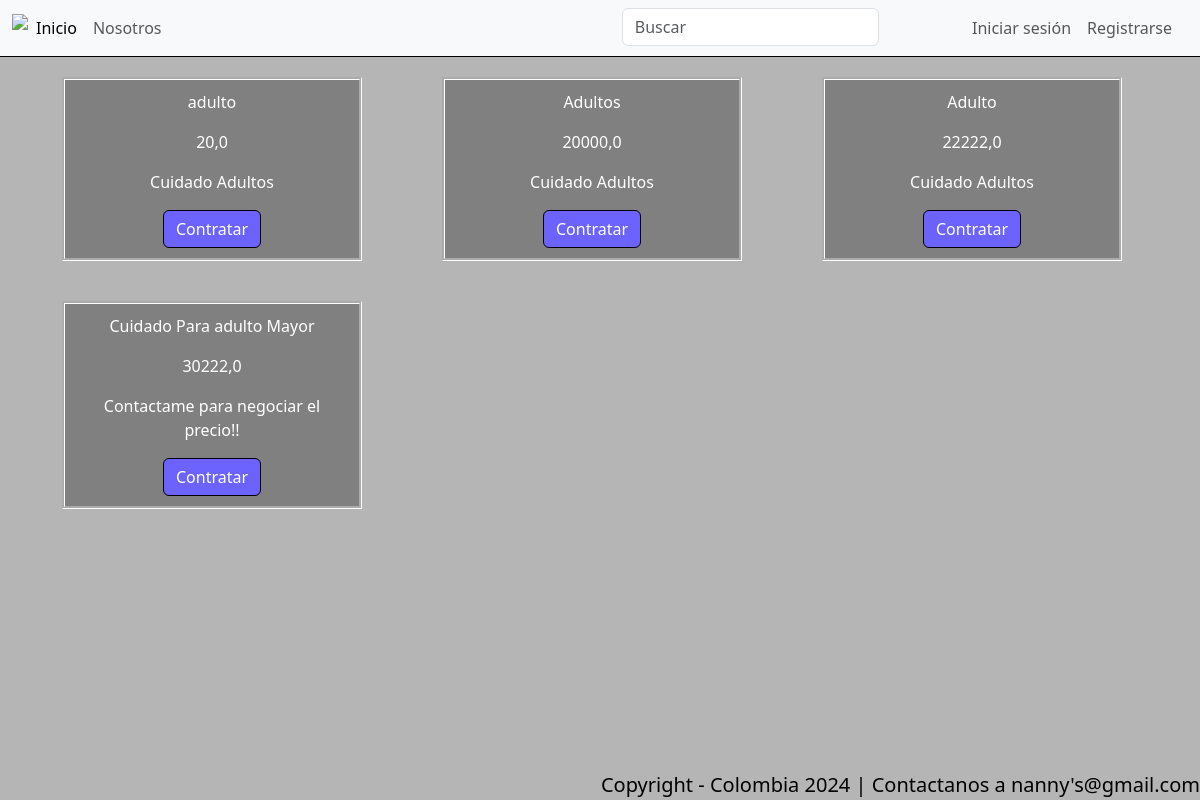
Screenshot of /seniorCare/ with the database file from the repository.
### tienda/models.py (models this page shows)
class Servicio(models.Model):
    tipos = (
		(1, 'MenorEdad'),
		(2, 'TerceraEdad'),
        (3, 'CuidadoEspecial'),
	)
    nombre = models.CharField(max_length=30)
    tipo = models.IntegerField(choices=tipos, default=1)
    precio = models.FloatField(max_length=30)
    descripcion = models.CharField(max_length=200)
    propietario = models.CharField(max_length=200)

### tienda/views.py (the view)
# urls.py: path('seniorCare/', views.seniorCare, name='seniorCare'),
def seniorCare(request):
    servicios_adulto = Servicio.objects.filter(tipo="2")
    return render(request, "tienda/servicios/seniorCare.html", {
        'servicios': servicios_adulto
    })

### tienda/templates/tienda/servicios/seniorCare.html (shortened to what this page needs)
{% extends 'tienda/base.html' %}
{% load static %}
{% block contenedor %}
    <div class="container">
        <div class="row">
    {% for servicio in servicios %}
        <div class="col-sm-4">
            <div   class="item" style="text-align:center; background-color:grey;border-color:white;border-style:groove;margin:20px;color:white;padding:10px; width:300px">
                    <p>{{ servicio.nombre }}</p>
                    <p>{{ servicio.precio }}</p>
                    <p>{{ servicio.descripcion }}</p>
                    <a class="btn" type="button" style="background-color:#6c63ff;color:white;border-color:black" href={% url 'tienda:contratar' id=servicio.id %}> Contratar </a>
            </div>
        </div>
    {% endfor %}
    </div>
{% endblock %}

### rows the page displays
Servicio: nombre "adulto", precio "20,0", descripcion "Cuidado Adultos"
Servicio: nombre "Adultos", precio "20000,0", descripcion "Cuidado Adultos"
Servicio: nombre "Adulto", precio "22222,0", descripcion "Cuidado Adultos"
Servicio: nombre "Cuidado Para adulto Mayor", precio "30222,0", descripcion "Contactame para negociar el precio!!"
